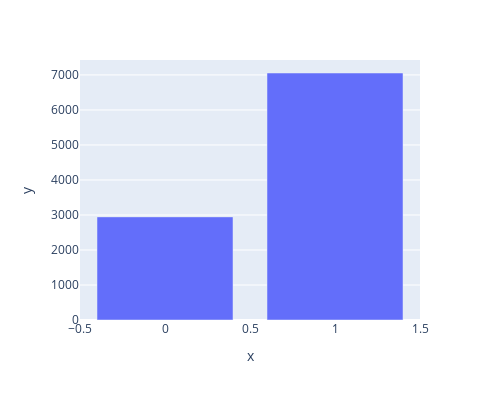

Notebook source saved alongside this figure:
### Markdown cell above
#### Column credit_card

### Code cell
fig = px.bar(df.credit_card.value_counts(), x=df.credit_card.value_counts().index, y=df.credit_card.value_counts().values,width = 500 ,  height = 400)
fig.show()

### Figure 1 — Plotly figure (JSON) as saved in the notebook; plotly's stock layout.template omitted (floating-point values rounded to 4 significant figures)
{"data": [{"alignmentgroup": "True", "hovertemplate": "x=%{x}<br>y=%{y}<extra></extra>", "legendgroup": "", "marker": {"color": "#636efa", "pattern": {"shape": ""}}, "name": "", "offsetgroup": "", "orientation": "v", "showlegend": false, "textposition": "auto", "type": "bar", "x": [1, 0], "xaxis": "x", "y": [7055, 2945], "yaxis": "y"}], "layout": {"barmode": "relative", "height": 400, "legend": {"tracegroupgap": 0}, "margin": {"t": 60}, "width": 500, "xaxis": {"anchor": "y", "domain": [0, 1], "title": {"text": "x"}}, "yaxis": {"anchor": "x", "domain": [0, 1], "title": {"text": "y"}}}}
